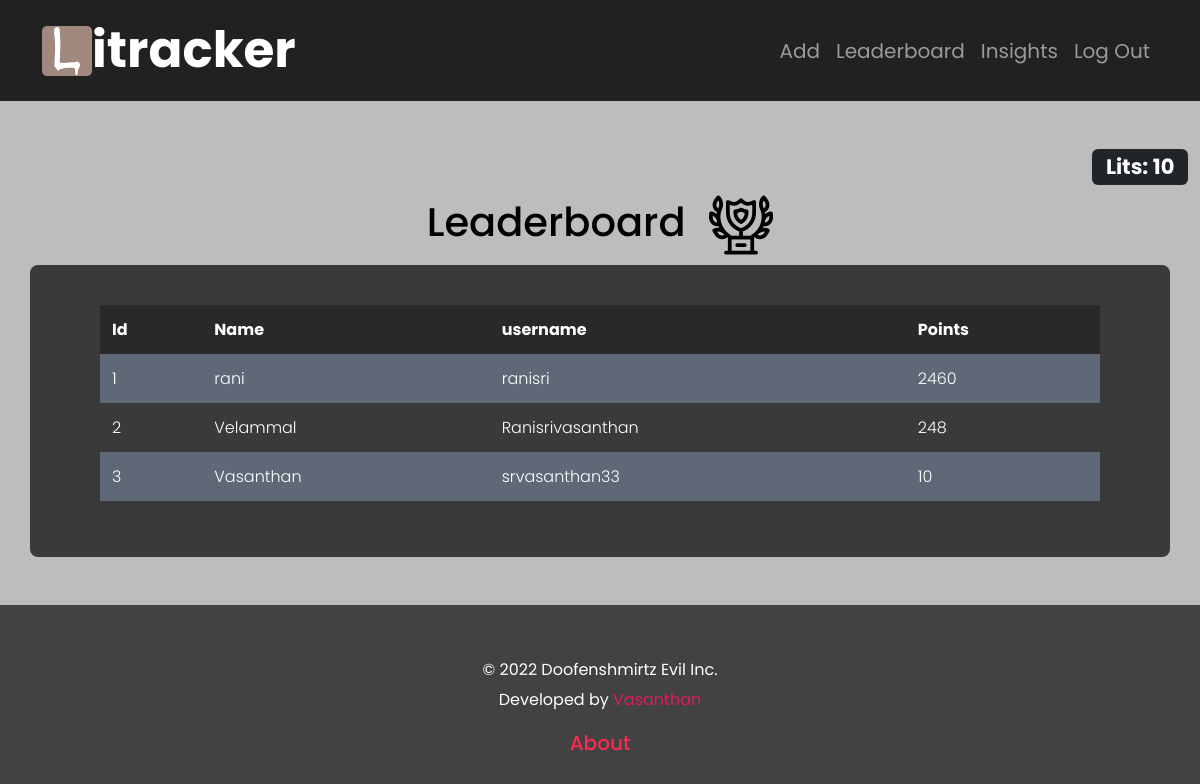
/leaderboard (signed in), run on an earlier commit of the app's database.
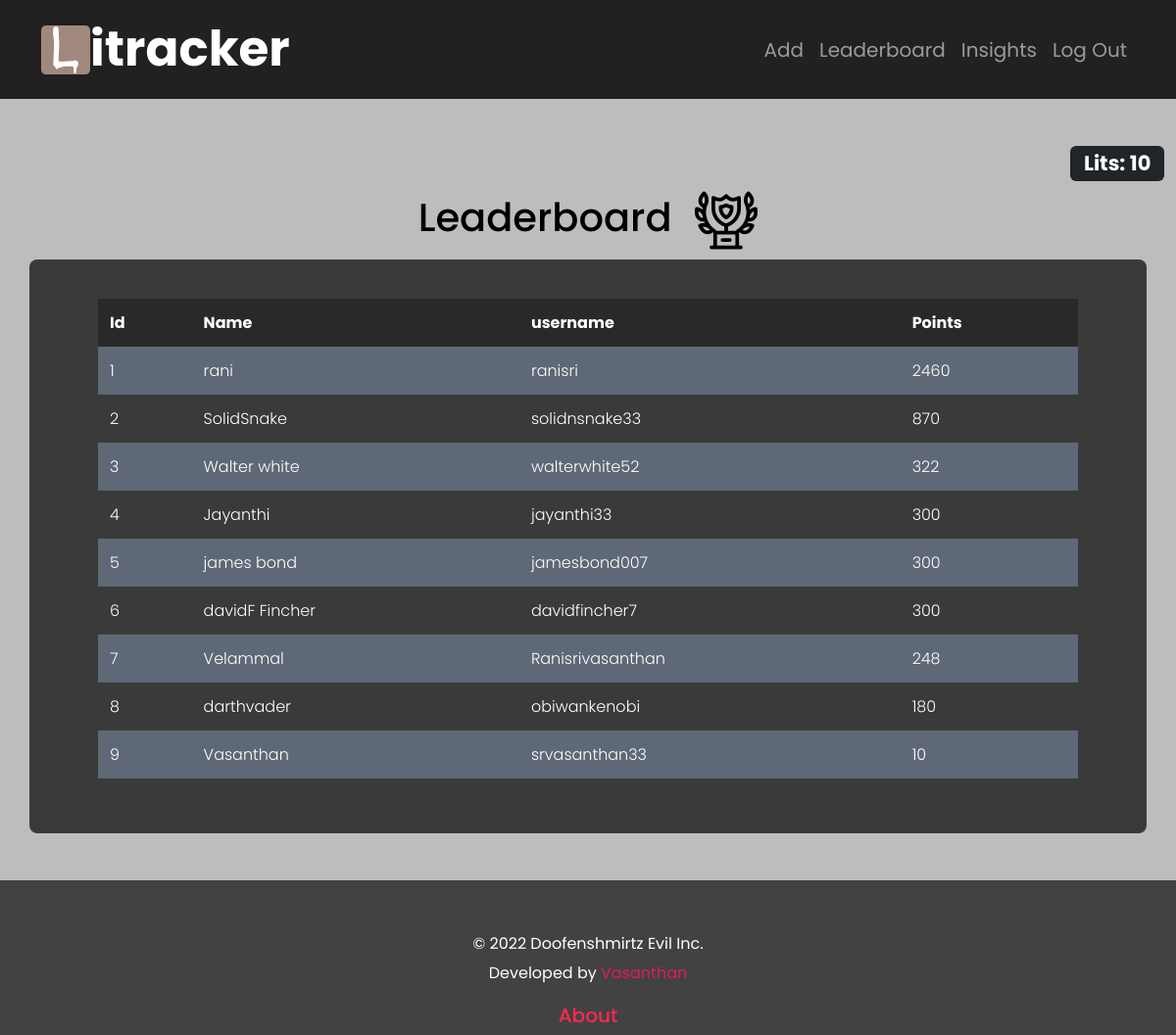
And on a later commit of the database.
### tables this page shows
CREATE TABLE registrants (id INTEGER PRIMARY KEY AUTOINCREMENT NOT NULL, name TEXT NOT NULL, username TEXT NOT NULL, pass_hash TEXT NOT NULL, points INTEGER NOT NULL DEFAULT 50);

### app.py (the view)
@app.route("/leaderboard", methods=["GET", "POST"])
@login_required
def leaderboard():
    if request.method == 'GET':
        u_id = session["user_id"]
        rows = db.execute("SELECT * from registrants where id = ?",u_id)
        name = rows[0]["name"]
        username = rows[0]["username"]
        points = rows[0]["points"]
        ROWS = db.execute("SELECT name, username, points FROM  registrants ORDER BY points desc")
        LOGS = []
        for i in range(len(ROWS)):
            D = {}
            D["id"] = i + 1
            D["name"] = ROWS[i]["name"]
            D["username"] = ROWS[i]["username"]
            D["points"] = ROWS[i]["points"]
            LOGS.append(D)
        return render_template("leaderboard.html",LOGS = LOGS,points = points)
    return apology("leaderboard")

### app.py (called while the page is built)
@app.after_request
def after_request(response):
    response.headers["Cache-Control"] = "no-cache, no-store, must-revalidate"
    response.headers["Expires"] = 0
    response.headers["Pragma"] = "no-cache"
    return response

### helpers.py (called while the page is built)
def login_required(f):
    @wraps(f)
    def decorated_function(*args, **kwargs):
        if session.get("user_id") is None:
            return redirect("/login")
        return f(*args, **kwargs)
    return decorated_function

### templates/leaderboard.html (shortened to what this page needs)
{% extends "layout.html" %}
{% block main %}
    <div class="container">
        <h1>Leaderboard &emsp13;<img src="static/trophy.png"></h1>
            <div class="row" id ="leaders">
            <table>
                <thead>
                    <tr>
                        <th>Id</th>
                        <th>Name</th>
                        <th>username</th>
                        <th>Points</th>
                    </tr>
                </thead>
                <tbody>
                    {% for ROW in LOGS %}
                    <tr>
                        <td>{{ROW["id"]}}</td>
                        <td>{{ROW["name"]}}</td>
                        <td>{{ROW["username"]}}</td>
                        <td>{{ROW["points"]}}</td>
                        </tr>
                    {% endfor %}
                </tbody>
        </table>
        </div>
    </div>
{% endblock %}

### templates/layout.html (shortened to what this page needs)
<html lang="en">
<head>
    <link href="https://cdn.jsdelivr.net/npm/bootstrap@5.3.0-alpha1/dist/css/bootstrap.min.css" rel="stylesheet">
    <link href="/static/styles.css" rel="stylesheet">
</head>
<body>
    <nav class="navbar navbar-expand navbar-dark" id ="header" >
        <div class="container">
            <a class="navbar-brand" id ="nav_logo" href="/">
                <div class="logo">
                    <img src="/static/logo.png" alt="logo" width="50px" class="d-inline-block align-text-top">
                    itracker
                </div>
            </a>
            <div class="navbar_sides">
            {% if session["user_id"] %}
            <ul class="navbar-nav">
                <li class="nav-item"><a class="nav-link" aria-current="page" href="/add">Add</a></li>
                <li class="nav-item"><a class="nav-link" aria-current="page" href="/leaderboard">Leaderboard</a></li>
                <li class="nav-item"><a class="nav-link" aria-current="page" href="/logs">Insights</a></li>
                <li class="nav-item"><a class="nav-link" href="/logout">Log Out</a></li>
            </ul>
            {% else %}
            <ul class="navbar-nav ms-auto mt-2">
                <li class="nav-item"><a class="nav-link" href="/register">Register</a></li>
                <li class="nav-item"><a class="nav-link" href="/login">Log In</a></li>
            </ul>
            {% endif %}
            </div>
        </div>
    </nav>
    <main class="container-fluid py-5 text-center">
        {% if session["user_id"]%}
        <h3 class="text-end"> <span class="badge bg-dark">Lits: {{points}}</span></h3>
        {% endif %}
        {% block main %}{% endblock %}
    </main>
    <div class="text-center" id ="footer">
        <p> &copy; 2022 Doofenshmirtz Evil Inc.<br> Developed by <a href = "https://www.instagram.com/sr_vasan1han/">Vasanthan</a></p>
        <a href="/about"><h5 style = "color:rgb(255, 41, 80)">About</h5></a>
    </div>
</body>
</html>

### static/styles.css (style rules this page uses)
body { color:rgb(0, 0, 0); font-family: 'Poppins', sans-serif; background-color: #424242; font-size: 22px; }
main { background-color: #BDBDBD; }
#header { background-color:#212121; }
nav #nav_logo { font-size: 50px; font-weight: 700; }
.logo { display: flex; align-items: center; }
.navbar-nav { align-items: center; }
li .nav-link { font-size: 20px; }
table { background-color: transparent; margin-bottom: 1rem; width: 100%; font-weight: 300; color: #ffffff; }
table th { background-color:rgba(0, 0, 0, 0.3) ; }
table th, table td { padding: 0.75rem; vertical-align: middle; }
tbody tr:nth-of-type(odd) { background-color: rgb(179, 208, 255, 0.3); border-radius:6px; }
#leaders { padding: 40px 70px; background-color: #3a3a3a; border-radius: 8px; }
#footer { color: #ffffff; background-color: #424242; align-items: center; font-size: medium; line-height: 30px; }
#footer p { padding: 50px 30% 0px 30%; }
#footer a { text-decoration: none; color: #df1b5c; }

What changed in the data, as far as the page shows it:
added registrants: id "2", name "SolidSnake", username "solidnsnake33", points "870"
added registrants: id "3", name "Walter white", username "walterwhite52", points "322"
added registrants: id "4", name "Jayanthi", username "jayanthi33", points "300"
added registrants: id "5", name "james bond", username "jamesbond007", points "300"
added registrants: id "6", name "davidF Fincher", username "davidfincher7", points "300"
computed for registrants "Velammal": id "2" → "7"
added registrants: id "8", name "darthvader", username "obiwankenobi", points "180"
computed for registrants "Vasanthan": id "3" → "9"
